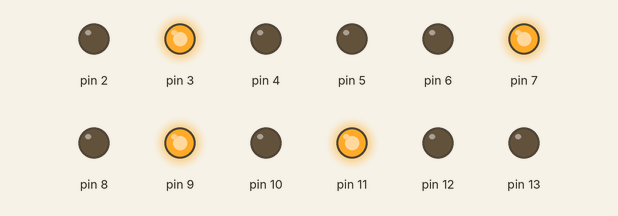
A sketch run on a simulated Arduino Uno, built with avr-gcc and run on an emulated ATmega328P. Shown: output pins drawn as LEDs (lit = HIGH).

Above: at 0.3 s.
At 0.8 s:
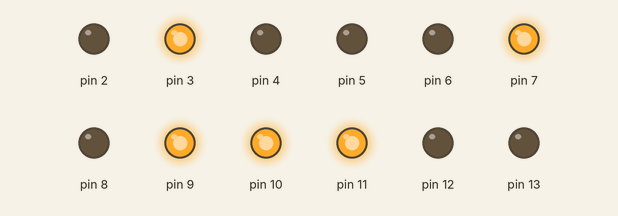
At 1.05 s:
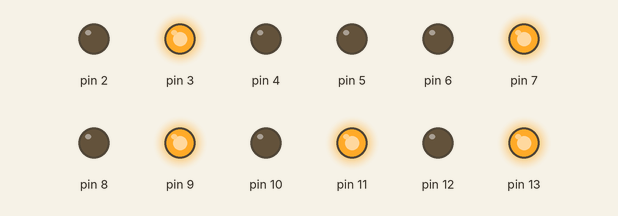
At 2.2 s:
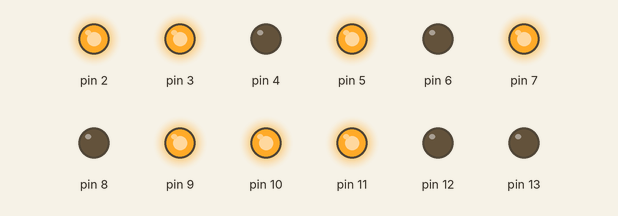
At 3.2 s:
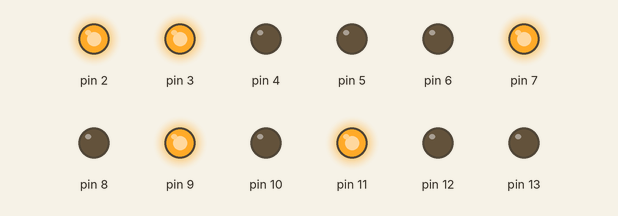
At 4.05 s:
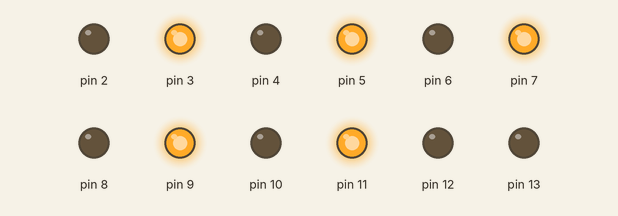
Timing chart, 0 to 4.4 s (numbered marks = the images above):
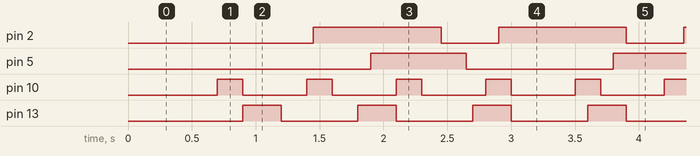

The sketch:

ProtothreadingHeartPhantom_Part1.ino
```cpp
class motorFlasher {
    int enA;
    int in1;
    int in2;
    long OnTime;
    long OffTime;
    int motorState;
    unsigned long previousMillis;

  public:
    motorFlasher(int temp_enA, int temp_in1, int temp_in2, long temp_OnTime, long temp_OffTime) {

      enA = temp_enA;
      in1 = temp_in1;
      in2 = temp_in2;

      pinMode(enA, OUTPUT);
      pinMode(in1, OUTPUT);
      pinMode(in2, OUTPUT);

      OnTime = temp_OnTime;
      OffTime = temp_OffTime;

      motorState;
      previousMillis;

    }
    void initialState(){
      digitalWrite(in1, LOW);
      digitalWrite(in2, HIGH);
    }

    void Update() {
      unsigned long currentMillis = millis();

      if ((motorState == HIGH) && (currentMillis - previousMillis >= OnTime)) {
        motorState = LOW;  // Turn it off
        previousMillis = currentMillis;  // Remember the time
        analogWrite(enA, 255);  // Update the actual LED
      }
      else if ((motorState == LOW) && (currentMillis - previousMillis >= OffTime)) {
        motorState = HIGH;  // turn it on
        previousMillis = currentMillis;   // Remember the time
        analogWrite(enA, 0);   // Update the actual LED
      }
    }
};

motorFlasher broom1(5, 6, 7, 1150, 750);
motorFlasher broom2(10, 8, 9 , 500, 200);
motorFlasher broom3(13, 12, 11, 600, 300);
motorFlasher broom4(2, 4, 3, 450, 1000);

void setup(){
  broom1.initialState();
  broom2.initialState();
  broom3.initialState();
  broom4.initialState();

}

void loop(){
  broom1.Update();
  broom2.Update();
  broom3.Update();
  broom4.Update();

}
```

Measured:
- by itself, pin 2: alternates HIGH for 1.0 s and LOW for 0.45 s
- by itself, pin 5: alternates HIGH for 0.75 s and LOW for 1.1 s
- by itself, pin 10: alternates HIGH for 0.20 s and LOW for 0.50 s
- by itself, pin 13: alternates HIGH for 0.30 s and LOW for 0.60 s
